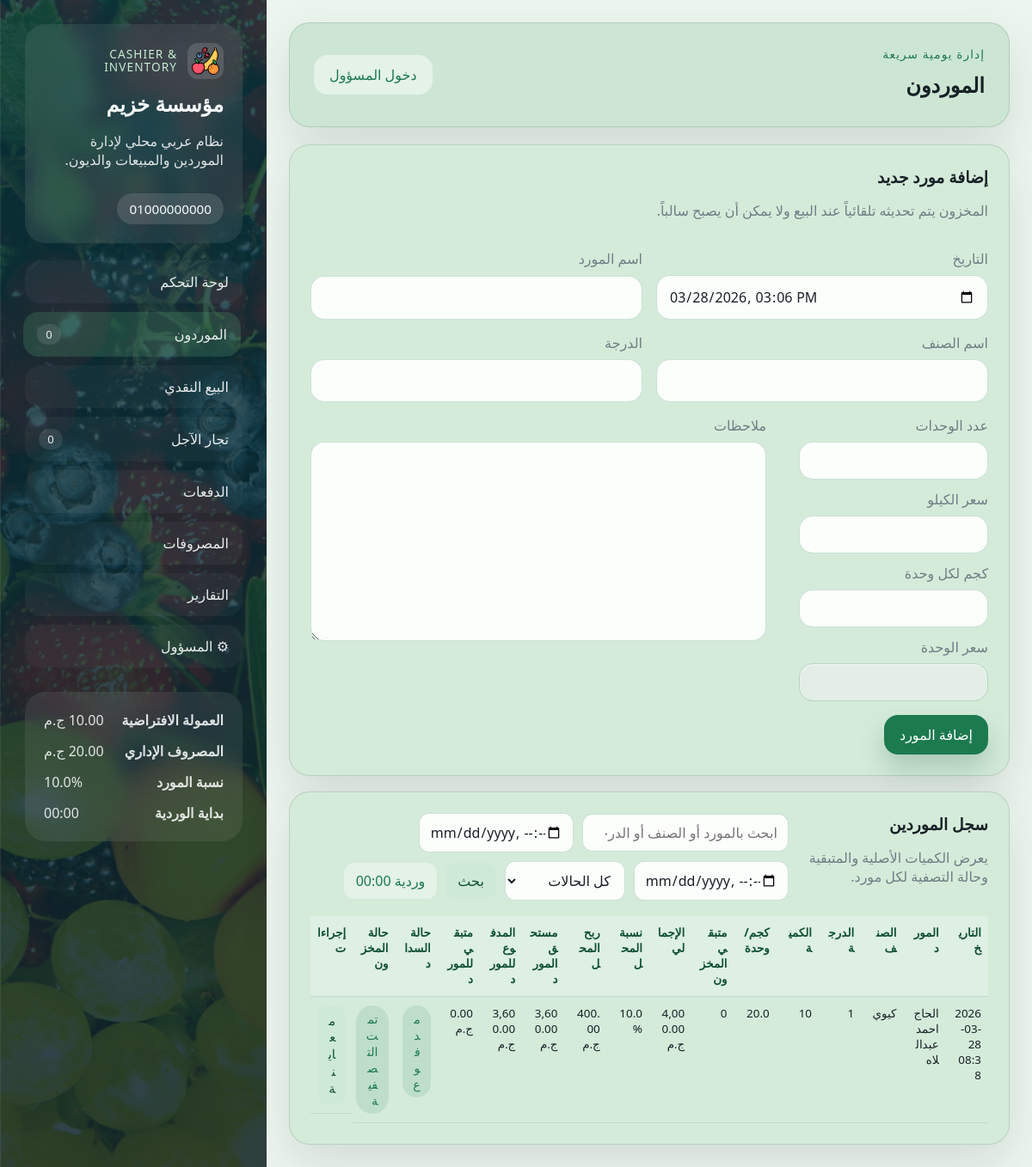
Screenshot of /suppliers/ with the database file from the repository.
### models/settings.py (models this page shows)
class Settings(Base):
    __tablename__ = "settings"
    id: Mapped[int] = mapped_column(Integer, primary_key=True)
    company_name: Mapped[str] = mapped_column(String(120), nullable=False)
    phone_number: Mapped[str] = mapped_column(String(255), nullable=False)
    commission_per_unit: Mapped[float] = mapped_column(Float, nullable=False, default=0.0)
    admin_expense: Mapped[float] = mapped_column(Float, nullable=False, default=0.0)
    supplier_profit_percentage: Mapped[float] = mapped_column(Float, nullable=False, default=0.0)
    shift_cutoff_time: Mapped[str] = mapped_column(String(5), nullable=False, default="00:00")
    admin_password: Mapped[str] = mapped_column(String(255), nullable=False)

### models/supplier.py (models this page shows, shortened)
class Supplier(Base):
    __tablename__ = "suppliers"
    id: Mapped[int] = mapped_column(Integer, primary_key=True)
    date: Mapped[datetime] = mapped_column(DateTime, nullable=False, default=datetime.now)
    supplier_name: Mapped[str] = mapped_column(String(120), nullable=False)
    fruit_name: Mapped[str] = mapped_column(String(120), nullable=False)
    units_count: Mapped[int] = mapped_column(Integer, nullable=False)
    remaining_units: Mapped[int] = mapped_column(Integer, nullable=False)
    class_number: Mapped[str] = mapped_column(String(50), nullable=False)
    price_per_unit: Mapped[float] = mapped_column(Float, nullable=False)
    kilograms_per_unit: Mapped[float] = mapped_column(Float, nullable=False, default=0.0)
    supplier_profit_percentage: Mapped[float] = mapped_column(Float, nullable=False, default=0.0)
    total_price: Mapped[float] = mapped_column(Float, nullable=False)
    notes: Mapped[str | None] = mapped_column(Text, nullable=True)
    is_cleared: Mapped[bool] = mapped_column(Boolean, nullable=False, default=False)
    allocations = relationship(
        "InventoryAllocation", back_populates="supplier", cascade="all, delete-orphan"
    )
    payments = relationship(
        "SupplierPayment",
        back_populates="supplier",
        cascade="all, delete-orphan",
        order_by="SupplierPayment.payment_date.desc()",
    )
    @property
    def company_profit_total(self) -> float:
        return round(self.total_price * (self.supplier_profit_percentage / 100), 2)
    @property
    def supplier_payout_total(self) -> float:
        return round(self.total_price - self.company_profit_total, 2)

### routes/supplier_routes.py (the view, shortened to what this page needs)
@supplier_bp.route("/", methods=["GET", "POST"])
def suppliers():
    db_session = get_session()
    settings = get_or_create_settings(db_session)
    is_admin_user = is_admin_logged_in()
    edit_supplier = None
    edit_id = parse_int(request.args.get("edit"))
    if edit_id:
        if not is_admin_user:
            flash("تعديل سجلات الموردين يحتاج صلاحية المسؤول.", "error")
            return redirect(url_for("admin.login", next=url_for("suppliers.suppliers")))
        edit_supplier = db_session.get(Supplier, edit_id)
    search_query = request.args.get("q", "").strip()
    date_from = request.args.get("date_from", "").strip()
    date_to = request.args.get("date_to", "").strip()
    status_filter = request.args.get("status", "").strip()
    suppliers_query = db_session.query(Supplier)
    suppliers_query = apply_date_range(suppliers_query, Supplier.date, date_from or None, date_to or None)
    if status_filter == "active":
        suppliers_query = suppliers_query.filter(Supplier.remaining_units > 0)
    elif status_filter == "cleared":
        suppliers_query = suppliers_query.filter(Supplier.remaining_units <= 0)
    suppliers_list = suppliers_query.order_by(Supplier.date.desc(), Supplier.id.desc()).all()
    payment_summaries = supplier_payment_summaries(db_session, [supplier.id for supplier in suppliers_list])
    for supplier in suppliers_list:
        payment_summary = payment_summaries.get(
            supplier.id,
            {"total_paid": 0.0, "last_payment_date": None},
        )
        supplier.total_paid_to_supplier = payment_summary["total_paid"]
        supplier.remaining_payout_balance = supplier_remaining_payout(
            supplier.supplier_payout_total,
            payment_summary["total_paid"],
        )
        supplier.payment_status = supplier_payment_status(
            supplier.supplier_payout_total,
            payment_summary["total_paid"],
        )
        supplier.last_payment_date = payment_summary["last_payment_date"]
    context = {
        **build_base_context(db_session),
        "page_title": "الموردون",
        "suppliers_list": suppliers_list,
        "edit_supplier": edit_supplier,
        "search_query": search_query,
        "date_from": date_from,
        "date_to": date_to,
        "status_filter": status_filter,
    }
    return render_template("suppliers.html", **context)

### templates/suppliers.html (shortened to what this page needs)
{% extends "base.html" %}
{% block content %}
<section class="content-grid single-wide">
    <article class="panel form-panel">
        <div class="panel-head">
            <div>
                <h3>{{ "تعديل مورد" if edit_supplier else "إضافة مورد جديد" }}</h3>
                <p>المخزون يتم تحديثه تلقائياً عند البيع ولا يمكن أن يصبح سالباً.</p>
            </div>
        </div>
        <form class="form-grid supplier-form-grid" method="post" data-supplier-form>
            <label>
                <span>التاريخ</span>
                <input type="datetime-local" name="date" value="{{ edit_supplier.date|datetime_input if edit_supplier else now_string }}" required>
            </label>
            <label>
                <span>اسم المورد</span>
                <input type="text" name="supplier_name" value="{{ edit_supplier.supplier_name if edit_supplier else '' }}" required>
            </label>
            <label>
                <span>اسم الصنف</span>
                <input type="text" name="fruit_name" value="{{ edit_supplier.fruit_name if edit_supplier else '' }}" required>
            </label>
            <label>
                <span>الدرجة</span>
                <input type="text" name="class_number" value="{{ edit_supplier.class_number if edit_supplier else '' }}" required>
            </label>
            <div class="supplier-form-layout full-width">
                <div class="supplier-side-stack">
                    <label class="compact-field">
                        <span>عدد الوحدات</span>
                        <input type="number" min="1" name="units_count" value="{{ edit_supplier.units_count if edit_supplier else '' }}" required>
                    </label>
                    <label class="compact-field">
                        <span>سعر الكيلو</span>
                        <input
                            type="number"
                            min="0"
                            step="0.01"
                            name="price_per_kilogram"
                            value="{% if edit_supplier and edit_supplier.kilograms_per_unit %}{{ '%.2f'|format(edit_supplier.price_per_unit / edit_supplier.kilograms_per_unit) }}{% endif %}"
                            required
                        >
                    </label>
                    <label class="compact-field">
                        <span>كجم لكل وحدة</span>
                        <input type="number" min="0.01" step="0.01" name="kilograms_per_unit" value="{{ edit_supplier.kilograms_per_unit if edit_supplier else '' }}" required>
                    </label>
                    <label class="compact-field">
                        <span>سعر الوحدة</span>
                        <input type="number" min="0" step="0.01" name="price_per_unit" value="{{ edit_supplier.price_per_unit if edit_supplier else '' }}" readonly required>
                    </label>
                </div>
                <label class="supplier-notes-field">
                    <span>ملاحظات</span>
                    <textarea name="notes" rows="3">{{ edit_supplier.notes if edit_supplier else '' }}</textarea>
                </label>
            </div>
            <div class="form-actions full-width">
                <button class="btn btn-primary" type="submit">{{ "حفظ التعديل" if edit_supplier else "إضافة المورد" }}</button>
            </div>
        </form>
    </article>
    <article class="panel">
        <div class="panel-head">
            <div>
                <h3>سجل الموردين</h3>
                <p>يعرض الكميات الأصلية والمتبقية وحالة التصفية لكل مورد.</p>
            </div>
            <form class="inline-form" method="get">
                <input type="search" name="q" value="{{ search_query }}" placeholder="ابحث بالمورد أو الصنف أو الدرجة">
                <input type="datetime-local" name="date_from" value="{{ date_from }}">
                <input type="datetime-local" name="date_to" value="{{ date_to }}">
                <select name="status">
                    <option value="">كل الحالات</option>
                </select>
                <button class="btn btn-secondary" type="submit">بحث</button>
            </form>
        </div>
        <div class="table-wrap records-scroll">
            <table class="supplier-table">
                <thead>
                    <tr>
                        <th>التاريخ</th>
                        <th>المورد</th>
                        <th>الصنف</th>
                        <th>الدرجة</th>
                        <th>الكمية</th>
                        <th>كجم/وحدة</th>
                        <th>متبقي المخزون</th>
                        <th>الإجمالي</th>
                        <th>نسبة المحل</th>
                        <th>ربح المحل</th>
                        <th>مستحق المورد</th>
                        <th>المدفوع للمورد</th>
                        <th>متبقي للمورد</th>
                        <th>حالة السداد</th>
                        <th>حالة المخزون</th>
                        <th>إجراءات</th>
                    </tr>
                </thead>
                <tbody>
                    {% for supplier in suppliers_list %}
                        <tr>
                            <td>{{ supplier.date|date_ar }}</td>
                            <td>{{ supplier.supplier_name }}</td>
                            <td>{{ supplier.fruit_name }}</td>
                            <td>{{ supplier.class_number }}</td>
                            <td>{{ supplier.units_count }}</td>
                            <td>{{ supplier.kilograms_per_unit }}</td>
                            <td>{{ supplier.remaining_units }}</td>
                            <td>{{ supplier.total_price|currency }}</td>
                            <td>{{ supplier.supplier_profit_percentage }}%</td>
                            <td>{{ supplier.company_profit_total|currency }}</td>
                            <td>{{ supplier.supplier_payout_total|currency }}</td>
                            <td>
                                {{ supplier.total_paid_to_supplier|currency }}
                            </td>
                            <td>
                                {{ supplier.remaining_payout_balance|currency }}
                            </td>
                            <td>
                                <span class="status {{ supplier.payment_status }}">
                                    {{ "مدفوع" if supplier.payment_status == "paid" else ("مدفوع جزئياً" if supplier.payment_status == "partial" else "غير مدفوع") }}
                                </span>
                            </td>
                            <td>
                                <span class="status {{ 'paid' if supplier.is_cleared else 'partial' }}">
                                    {{ "تمت التصفية" if supplier.is_cleared else "نشط" }}
                                </span>
                            </td>
                            <td class="actions-cell">
                                <a class="btn btn-small btn-secondary" href="{{ url_for('suppliers.supplier_receipt', supplier_id=supplier.id) }}">معاينة</a>
                            </td>
                        </tr>
                    {% else %}
                        <tr><td colspan="16" class="empty-state">لا توجد نتائج مطابقة حالياً.</td></tr>
                    {% endfor %}
                </tbody>
            </table>
        </div>
    </article>
</section>
{% endblock %}

### templates/base.html (shortened to what this page needs)
<!doctype html>
<html lang="ar" dir="rtl">
<head>
    <link rel="stylesheet" href="{{ url_for('static', filename='css/style.css') }}">
</head>
<body
    data-shift-cutoff="{{ shift_cutoff_range.cutoff }}"
    data-shift-start="{{ shift_cutoff_range.start }}"
    data-shift-end="{{ shift_cutoff_range.end }}"
>
    <div class="page-shell">
        <aside class="sidebar">
            <div class="brand-card">
                <div class="brand-kicker-row">
                    <img class="brand-logo" src="{{ url_for('static', filename='fruitsIcon.png') }}" alt="شعار النظام">
                    <span class="brand-kicker">Cashier & Inventory</span>
                </div>
                <h1>{{ settings.company_name }}</h1>
                <p>نظام عربي محلي لإدارة الموردين والمبيعات والديون.</p>
                <div class="brand-meta-stack">
                    {% for phone in phone_numbers %}
                        <div class="meta-pill">{{ phone }}</div>
                    {% endfor %}
                </div>
            </div>
            <nav class="nav-links">
                <a class="{{ 'active' if request.endpoint == 'admin.dashboard' else '' }}" href="{{ url_for('admin.dashboard') }}">لوحة التحكم</a>
                <a class="{{ 'active' if request.endpoint == 'suppliers.suppliers' else '' }}" href="{{ url_for('suppliers.suppliers') }}">الموردون <span>{{ nav_badges.open_suppliers }}</span></a>
                <a class="{{ 'active' if request.endpoint == 'retail.retail' else '' }}" href="{{ url_for('retail.retail') }}">البيع النقدي</a>
                <a class="{{ 'active' if request.endpoint == 'special_retailers.special_retailers' else '' }}" href="{{ url_for('special_retailers.special_retailers') }}">تجار الآجل <span>{{ nav_badges.unpaid_retailers }}</span></a>
                <a class="{{ 'active' if request.endpoint == 'payments.payments' else '' }}" href="{{ url_for('payments.payments') }}">الدفعات</a>
                <a class="{{ 'active' if request.endpoint == 'expenses.expenses' else '' }}" href="{{ url_for('expenses.expenses') }}">المصروفات</a>
                <a class="{{ 'active' if request.endpoint == 'admin.reports' else '' }}" href="{{ url_for('admin.reports') }}">التقارير</a>
                <a class="{{ 'active' if request.endpoint in ['admin.admin_panel', 'admin.login'] else '' }}" href="{{ url_for('admin.admin_panel' if is_admin else 'admin.login') }}">&#9881; المسؤول</a>
            </nav>
            <div class="settings-card sidebar-spacer">
                <div>
                    <strong>العمولة الافتراضية</strong>
                    <span>{{ settings.commission_per_unit|currency }}</span>
                </div>
                <div>
                    <strong>المصروف الإداري</strong>
                    <span>{{ settings.admin_expense|currency }}</span>
                </div>
                <div>
                    <strong>نسبة المورد</strong>
                    <span>{{ settings.supplier_profit_percentage }}%</span>
                </div>
                <div>
                    <strong>بداية الوردية</strong>
                    <span>{{ settings.shift_cutoff_time }}</span>
                </div>
            </div>
        </aside>
        <main class="main-content">
            <header class="topbar">
                <div>
                    <span class="topbar-label">إدارة يومية سريعة</span>
                    <h2>{{ page_title or "نظام الكاشير" }}</h2>
                </div>
                <div class="topbar-actions">
                    {% if is_admin %}
                        <form method="post" action="{{ url_for('admin.logout') }}">
                            <button class="btn btn-ghost" type="submit">تسجيل الخروج</button>
                        </form>
                    {% else %}
                        <a class="btn btn-ghost" href="{{ url_for('admin.login') }}">دخول المسؤول</a>
                    {% endif %}
                </div>
            </header>
            {% block content %}{% endblock %}
        </main>
    </div>
</body>
</html>

### rows the page displays
Settings: company_name "مؤسسة خزيم", phone_number "01000000000", commission_per_unit "10.00 ج.م", admin_expense "20.00 ج.م", supplier_profit_percentage "10.0", shift_cutoff_time "00:00"
Supplier: date "2026-03-28 08:38", supplier_name "الحاج احمد عبداللاه", fruit_name "كيوي", class_number "1", units_count "10", kilograms_per_unit "20.0", remaining_units "0", total_price "4,000.00 ج.م", supplier_profit_percentage "10.0", company_profit_total "400.00 ج.م", supplier_payout_total "3,600.00 ج.م", total_paid_to_supplier "3,600.00 ج.م", remaining_payout_balance "0.00 ج.م", payment_status "مدفوع", is_cleared "تمت التصفية"

### other values shown
{{ nav_badges.open_suppliers }} "0"
{{ nav_badges.unpaid_retailers }} "0"
{{ page_title or "نظام الكاشير" }} "الموردون"
{{ "تعديل مورد" if edit_supplier else "إضافة مورد جديد" }} "إضافة مورد جديد"
{{ "حفظ التعديل" if edit_supplier else "إضافة المورد" }} "إضافة المورد"
